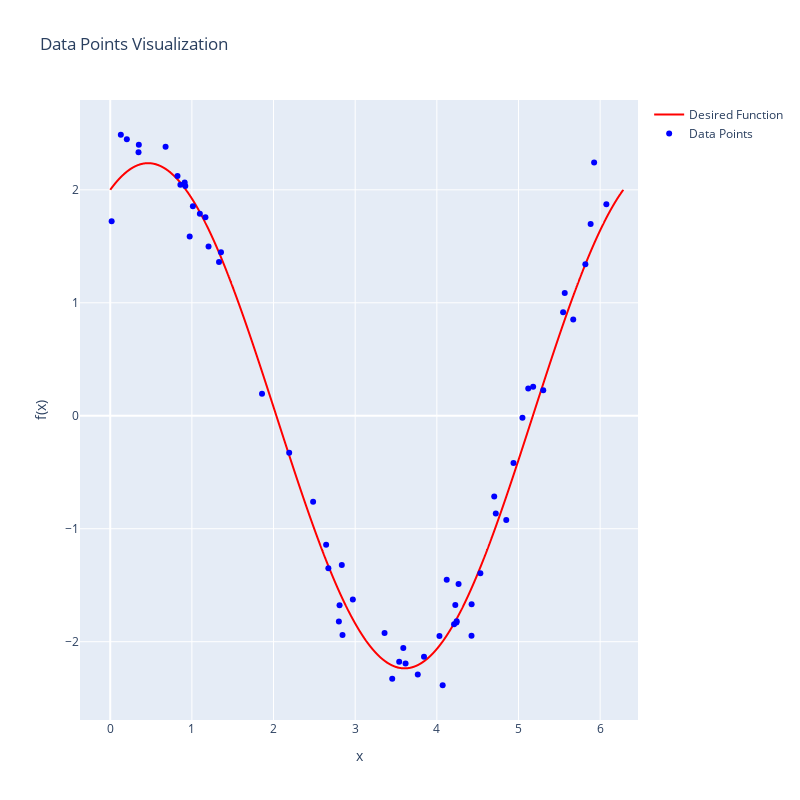

Source (notebook cell):
### Code cell
x_axis= torch.linspace(0,2*torch.pi,10000)
y_axis= torch.sin(x_axis) + 2*torch.cos(x_axis)

fig = go.Figure(data=go.Line(
    x=x_axis,
    y=y_axis,
    name='Desired Function',
    mode='lines',
    line_shape='spline',
    marker=dict(
        color = 'red'
    )
))


fig.add_trace(go.Scatter(
    x=x,
    y=f_x,
    name='Data Points',
    mode='markers',
    # line_shape='spline',
    line=dict(
        width=2,
        color = 'blue'
    )
))

fig.update_layout(height=800, width=800,
                  showlegend=True,
                  title='Data Points Visualization',
                  xaxis_title='x',
                  yaxis_title='f(x)')


fig.show()

### Figure 1 — Plotly figure (JSON) as saved in the notebook; plotly's stock layout.template omitted (floating-point values rounded to 4 significant figures; data arrays with more than 128 entries replaced by an {"elided": "..."} marker saying what was removed)
{"data": [{"line": {"shape": "spline"}, "marker": {"color": "red"}, "mode": "lines", "name": "Desired Function", "type": "scatter", "x": {"elided": "10000 float values"}, "y": {"elided": "10000 float values"}}, {"line": {"color": "blue", "width": 2}, "mode": "markers", "name": "Data Points", "type": "scatter", "x": [0.01725, 0.1298, 0.2031, 0.3464, 0.3502, 0.6779, 0.8237, 0.8592, 0.9116, 0.9193, 0.9732, 1.012, 1.098, 1.166, 1.204, 1.332, 1.356, 1.859, 2.192, 2.485, 2.644, 2.671, 2.8, 2.808, 2.836, 2.845, 2.971, 3.359, 3.453, 3.539, 3.589, 3.617, 3.767, 3.843, 4.032, 4.071, 4.121, 4.211, 4.226, 4.24, 4.243, 4.266, 4.425, 4.426, 4.533, 4.703, 4.722, 4.85, 4.938, 5.048, 5.12, 5.18, 5.303, 5.546, 5.566, 5.67, 5.819, 5.884, 5.926, 6.076], "y": [1.721, 2.488, 2.447, 2.333, 2.399, 2.381, 2.122, 2.045, 2.064, 2.035, 1.586, 1.855, 1.788, 1.757, 1.498, 1.361, 1.449, 0.1951, -0.3273, -0.7605, -1.142, -1.35, -1.821, -1.678, -1.32, -1.94, -1.626, -1.922, -2.328, -2.178, -2.055, -2.193, -2.289, -2.133, -1.95, -2.386, -1.452, -1.847, -1.676, -1.83, -1.818, -1.489, -1.947, -1.668, -1.394, -0.7137, -0.8647, -0.9218, -0.4176, -0.01854, 0.2403, 0.2576, 0.2252, 0.917, 1.086, 0.8528, 1.341, 1.698, 2.242, 1.873]}], "layout": {"height": 800, "showlegend": true, "title": {"text": "Data Points Visualization"}, "width": 800, "xaxis": {"title": {"text": "x"}}, "yaxis": {"title": {"text": "f(x)"}}}}
